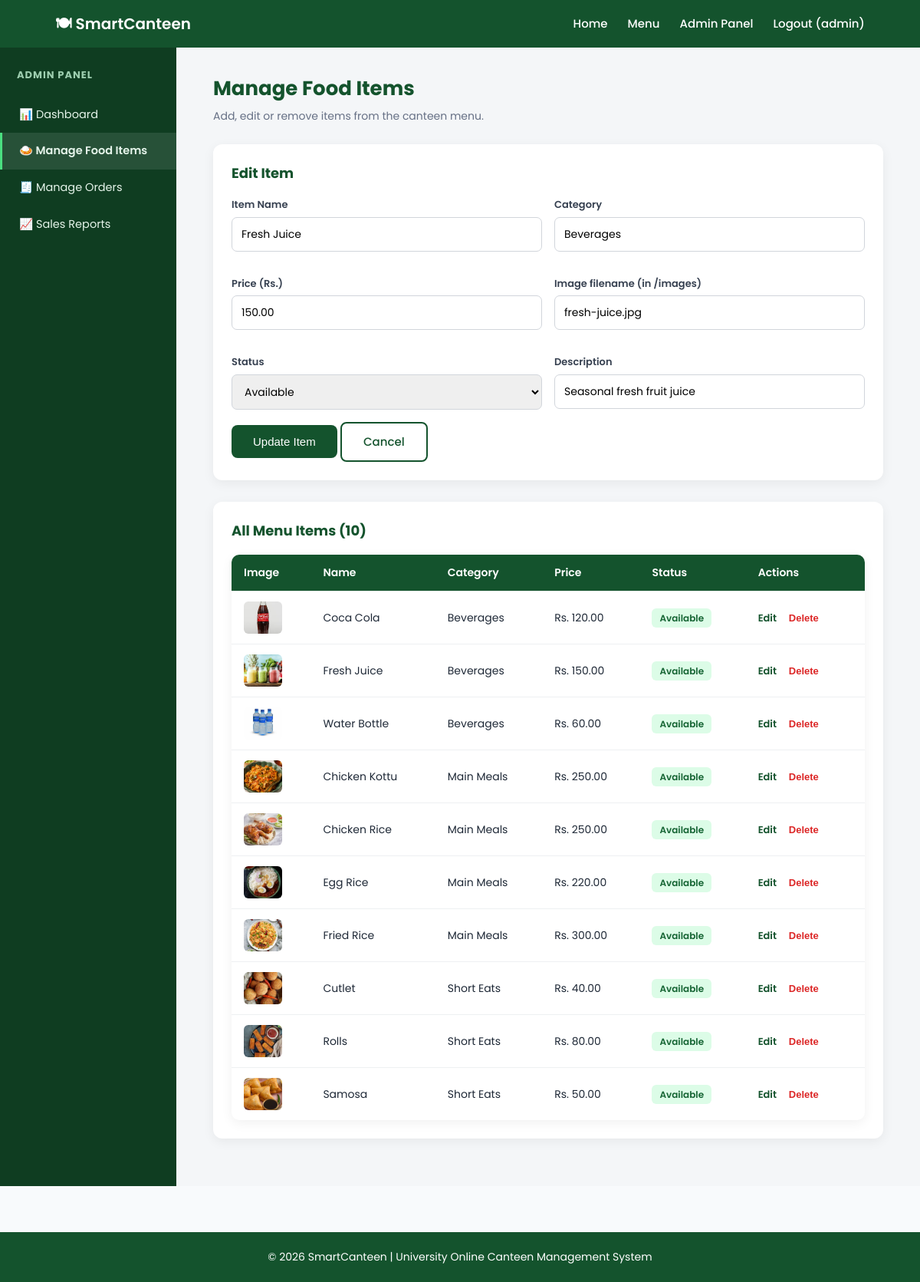
The app's page /admin/manage_items.php?edit=9 (signed in) with its own data.
### tables this page shows
CREATE TABLE IF NOT EXISTS food_items (
    id INT AUTO_INCREMENT PRIMARY KEY,
    name VARCHAR(100) NOT NULL,
    description VARCHAR(255) DEFAULT '',
    price DECIMAL(10,2) NOT NULL,
    category VARCHAR(50) NOT NULL DEFAULT 'Main',
    image VARCHAR(255) DEFAULT '',
    status ENUM('available', 'unavailable') NOT NULL DEFAULT 'available',
    created_at TIMESTAMP DEFAULT CURRENT_TIMESTAMP
);

### includes/auth.php (called while the page is built, shortened)
<?php
function h(?string $value): string {
    return htmlspecialchars($value ?? '', ENT_QUOTES, 'UTF-8');
}

### admin/manage_items.php (the view, shortened to what this page needs)
<?php
require_once '../includes/db.php';
require_once '../includes/auth.php';
$editItem = null;
if (isset($_GET['edit'])) {
    $stmt = $conn->prepare("SELECT * FROM food_items WHERE id = :id");
    $stmt->execute([':id' => (int)$_GET['edit']]);
    $editItem = $stmt->fetch();
}
$allItems = $conn->query("SELECT * FROM food_items ORDER BY category, name")->fetchAll();
?>
<!DOCTYPE html>
<html lang="en">
<head>
<link rel="stylesheet" href="../css/style.css">
<link rel="stylesheet" href="../css/admin.css">
</head>
<body>
<?php include '../includes/header.php'; ?>
<div class="admin-wrap">
    <?php include '../includes/admin_sidebar.php'; ?>
    <main class="admin-main">
        <h1>Manage Food Items</h1>
        <p class="subtitle">Add, edit or remove items from the canteen menu.</p>
        <div class="admin-panel">
            <h2><?= $editItem ? 'Edit Item' : 'Add New Item' ?></h2>
            <form method="POST" action="manage_items.php">
                <div class="two-col-form">
                    <div class="form-group">
                        <label>Item Name</label>
                        <input type="text" name="name" required value="<?= h($editItem['name'] ?? '') ?>">
                    </div>
                    <div class="form-group">
                        <label>Category</label>
                        <input type="text" name="category" required placeholder="e.g. Main Meals, Short Eats, Beverages"
                               value="<?= h($editItem['category'] ?? '') ?>">
                    </div>
                    <div class="form-group">
                        <label>Price (Rs.)</label>
                        <input type="number" step="0.01" min="0" name="price" required
                               value="<?= $editItem['price'] ?? '' ?>">
                    </div>
                    <div class="form-group">
                        <label>Image filename (in /images)</label>
                        <input type="text" name="image" placeholder="e.g. chicken-rice.jpg"
                               value="<?= h($editItem['image'] ?? '') ?>">
                    </div>
                    <div class="form-group">
                        <label>Status</label>
                        <select name="status">
                            <option value="available" <?= (($editItem['status'] ?? 'available') === 'available') ? 'selected' : '' ?>>Available</option>
                        </select>
                    </div>
                    <div class="form-group">
                        <label>Description</label>
                        <input type="text" name="description" value="<?= h($editItem['description'] ?? '') ?>">
                    </div>
                </div>
                <button type="submit" class="btn"><?= $editItem ? 'Update Item' : 'Add Item' ?></button>
                <?php if ($editItem): ?>
                    <a href="manage_items.php" class="btn btn-outline">Cancel</a>
                <?php endif; ?>
            </form>
        </div>
        <div class="admin-panel">
            <h2>All Menu Items (<?= count($allItems) ?>)</h2>
            <table class="data-table">
                <thead>
                    <tr><th>Image</th><th>Name</th><th>Category</th><th>Price</th><th>Status</th><th>Actions</th></tr>
                </thead>
                <tbody>
                    <?php foreach ($allItems as $item): ?>
                        <tr>
                            <td><img class="thumb" src="../images/<?= h($item['image']) ?: 'header.jpg' ?>" alt=""></td>
                            <td><?= h($item['name']) ?></td>
                            <td><?= h($item['category']) ?></td>
                            <td>Rs. <?= number_format($item['price'], 2) ?></td>
                            <td>
                                <span class="badge-<?= $item['status'] ?>"><?= h(ucfirst($item['status'])) ?></span>
                            </td>
                            <td class="action-links">
                                <a href="manage_items.php?edit=<?= (int)$item['id'] ?>">Edit</a>
                                <form method="POST" action="manage_items.php" style="display:inline;"
                                      onsubmit="return confirm('Delete this item permanently?');">
                                    <button type="submit" class="danger">Delete</button>
                                </form>
                            </td>
                        </tr>
                    <?php endforeach; ?>
                </tbody>
            </table>
        </div>
    </main>
</div>
<?php include '../includes/footer.php'; ?>
</body>
</html>

### css/style.css (style rules this page uses)
* { margin: 0; padding: 0; box-sizing: border-box; }
body { font-family: 'Poppins', sans-serif; background: #f8fafc; color: #1f2937; line-height: 1.5; }
a { color: inherit; }
img { max-width: 100%; display: block; }
.btn { display: inline-block; background: #14532D; color: white; padding: 13px 28px; border-radius: 8px; text-decoration: none; border: none; font-size: 15px; font-weight: 500; cursor: pointer; transition: background .2s ease; }
.btn-outline { background: transparent; border: 2px solid #14532D; color: #14532D; }
.form-group { margin-bottom: 16px; }
.form-group label { display: block; font-size: 13px; font-weight: 600; color: #374151; margin-bottom: 6px; }
.form-group input, .form-group select, .form-group textarea { width: 100%; padding: 11px 12px; border: 1px solid #d1d5db; border-radius: 7px; font-family: inherit; font-size: 14px; }
table.data-table { width: 100%; border-collapse: collapse; background: white; border-radius: 10px; overflow: hidden; box-shadow: 0 4px 15px rgba(0,0,0,.06); }
table.data-table th, table.data-table td { padding: 13px 16px; text-align: left; font-size: 14px; border-bottom: 1px solid #eef0f2; }
table.data-table th { background: #14532D; color: white; font-weight: 600; }
table.data-table tr:last-child td { border-bottom: none; }

### css/admin.css (style rules this page uses)
.admin-wrap { display: flex; min-height: calc(100vh - 130px); }
.admin-main { flex: 1; padding: 34px 4%; background: #f4f6f8; }
.admin-main h1 { color: #14532D; font-size: 26px; margin-bottom: 6px; }
.admin-main .subtitle { color: #667085; margin-bottom: 26px; font-size: 14px; }
.admin-panel { background: white; border-radius: 12px; padding: 24px; box-shadow: 0 4px 15px rgba(0,0,0,.06); margin-bottom: 28px; }
.admin-panel h2 { color: #14532D; font-size: 18px; margin-bottom: 18px; }
.data-table img.thumb { width: 50px; height: 42px; object-fit: cover; border-radius: 6px; }
.badge-available { background:#dcfce7; color:#166534; padding:4px 10px; border-radius:6px; font-size:12px; font-weight:600; }
.action-links a, .action-links button { font-size: 13px; text-decoration: none; color: #14532D; font-weight: 600; margin-right: 12px; background: none; border: none; cursor: pointer; padding: 0; }
.action-links .danger { color: #dc2626; }
.two-col-form { display: grid; grid-template-columns: 1fr 1fr; gap: 16px; }

### records on screen
food_items: name "Fresh Juice", category "Beverages", price "150.00", image "fresh-juice.jpg", status "Available", description "Seasonal fresh fruit juice", image (picture)
food_items: image (picture), name "Coca Cola", category "Beverages", price "120.00", status "Available"
food_items: image (picture), name "Water Bottle", category "Beverages", price "60.00", status "Available"
food_items: image (picture), name "Chicken Kottu", category "Main Meals", price "250.00", status "Available"
food_items: image (picture), name "Chicken Rice", category "Main Meals", price "250.00", status "Available"
food_items: image (picture), name "Egg Rice", category "Main Meals", price "220.00", status "Available"
food_items: image (picture), name "Fried Rice", category "Main Meals", price "300.00", status "Available"
food_items: image (picture), name "Cutlet", category "Short Eats", price "40.00", status "Available"
food_items: image (picture), name "Rolls", category "Short Eats", price "80.00", status "Available"
food_items: image (picture), name "Samosa", category "Short Eats", price "50.00", status "Available"

### other values on screen
$_SESSION['username'] "admin"
count($allItems) "10"
